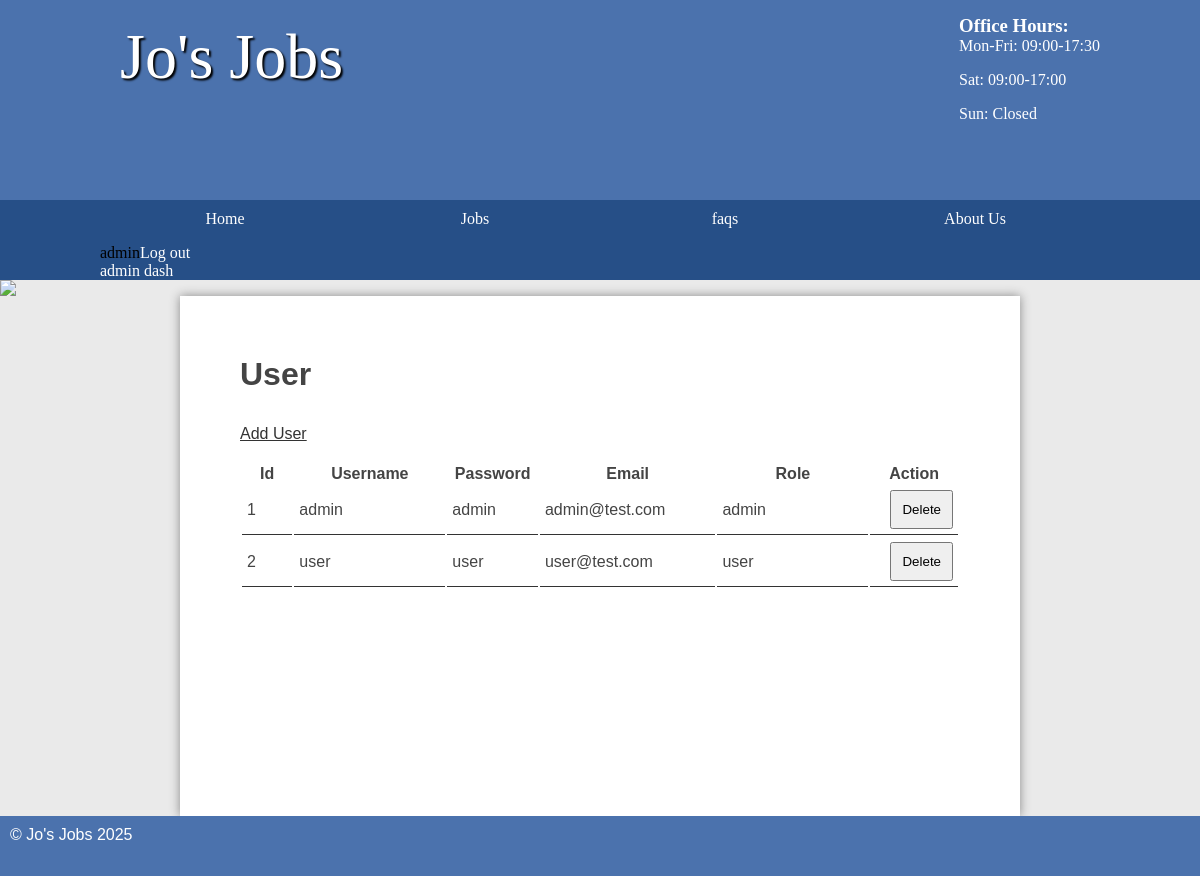
Screenshot of /websites/jobs/public/index.php?page=user_list.php (signed in) with the database file from the repository.
### tables this page shows
CREATE TABLE `user` (
  `id` int(50) NOT NULL,
  `username` varchar(255) NOT NULL,
  `email` varchar(255) NOT NULL,
  `password` varchar(255) NOT NULL,
  `role` varchar(255) NOT NULL
);

### websites/jobs/public/function/loadtemplate.php (called while the page is built, shortened)
<?php
function loadTemplate($filename, $tempVars){
	extract($tempVars);
	require $filename;
	$content = ob_get_clean();
	return $content;
}

### websites/jobs/public/pages/user_list.php (called while the page is built, shortened)
<?php
$user = new DatabaseTable('user');
$stmt = $user->findAll();
$content = loadTemplate('./templates/user_list_template.php', ['stmt' => $stmt]);
?>

### websites/jobs/public/classes/databasetable.php (called while the page is built, shortened)
<?php
class DatabaseTable
{
	public $table;
	public function __construct($table)
	{
		$this->table = $table;
	}
	function findAll()
	{
		global $pdo;
		$stmt = $pdo->prepare("SELECT * FROM $this->table");
		$stmt->execute();
		return $stmt;
	}
}

### websites/jobs/public/templates/user_list_template.php (the view)
<h2>User</h2>
<a class="new" href="index.php?page=user_add.php">Add User</a>
<?php
echo '<table>';
echo '<thead>';
echo '<tr>';
echo '<th style="width: 5%">Id</th>';
echo '<th style="width: 15%">Username</th>';
echo '<th style="width: 5%">Password</th>';
echo '<th style="width: 15%">Email</th>';
echo '<th style="width: 15%">Role</th>';
echo '<th style="width: 5%">Action</th>';
echo '</tr>';
foreach ($stmt as $userharu) {
    echo '<tr>';
    echo '<td>' . $userharu['id'] . '</td>';
    echo '<td>' . $userharu['username'] . '</td>';
    echo '<td>' . $userharu['password'] . '</td>';
    echo '<td>' . $userharu['email'] . '</td>';
    echo '<td>' . $userharu['role'] . '</td>';
    echo '<td><form method="post" action="index.php?page=deleteuser.php">
    <input type="hidden" name="id" value="' . $userharu['id'] . '" />
    <input type="submit" name="submit" value="Delete" />
    </form></td>';
    echo '</tr>';
}
echo '</thead>';
echo '</table>';
?>

### websites/jobs/public/css/styles.css (style rules this page uses)
* { margin: 0; padding: 0; }
html { font-family: 'Oxygen-Regular', verdana, sans-serif; }
body { background-color: #eaeaea; }
main a { color: #333; }
main h2 { font-size:2em; }
p, li, h2 { margin-bottom: 1em; }
form select, form label, form input, form textarea { float: left; width: 200px; padding: 10px; margin-top: 20px; }
input[type="submit"] { clear: both; margin-left: 220px; width: 220px; }
table { width: 100%; margin-top: 20px; }
td { padding: 5px; border-bottom: 1px solid #333; }
table td input[type="submit"] { margin: 0; float: right; width: auto; padding: auto; }

### rows the page displays
user: id "1", username "admin", password "admin", email "admin@test.com", role "admin"
user: id "2", username "user", password "user", email "user@test.com", role "user"

### other values shown
$_SESSION['loggedin'] "admin"
